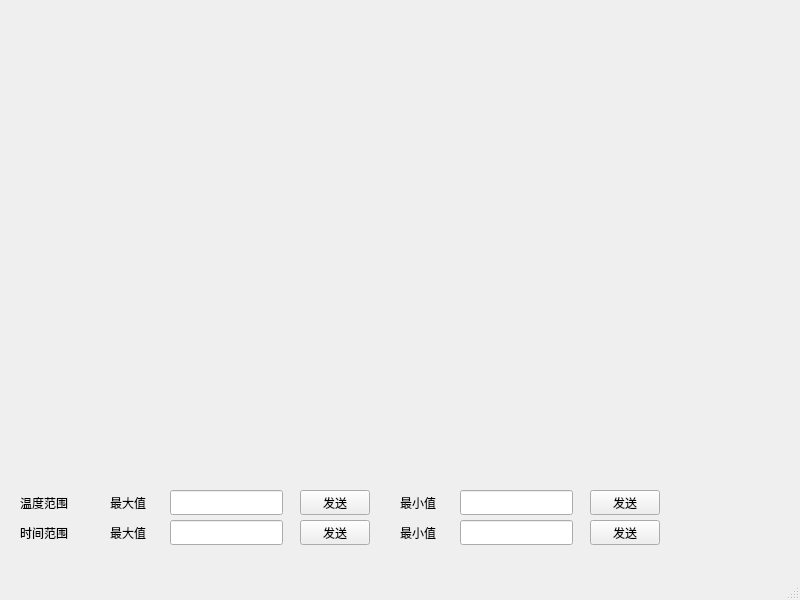
<?xml version="1.0" encoding="UTF-8"?>
<ui version="4.0">
 <class>TandRH</class>
 <widget class="QMainWindow" name="TandRH">
  <property name="geometry">
   <rect>
    <x>0</x>
    <y>0</y>
    <width>800</width>
    <height>600</height>
   </rect>
  </property>
  <property name="windowTitle">
   <string>MainWindow</string>
  </property>
  <widget class="QWidget" name="centralwidget">
   <widget class="QWidget" name="verticalLayoutWidget">
    <property name="geometry">
     <rect>
      <x>10</x>
      <y>50</y>
      <width>761</width>
      <height>421</height>
     </rect>
    </property>
    <layout class="QVBoxLayout" name="verticalLayout"/>
   </widget>
   <widget class="QLineEdit" name="linemaxY">
    <property name="geometry">
     <rect>
      <x>170</x>
      <y>490</y>
      <width>113</width>
      <height>25</height>
     </rect>
    </property>
   </widget>
   <widget class="QLabel" name="label_3">
    <property name="geometry">
     <rect>
      <x>110</x>
      <y>490</y>
      <width>50</width>
      <height>25</height>
     </rect>
    </property>
    <property name="text">
     <string>最大值</string>
    </property>
   </widget>
   <widget class="QPushButton" name="pushSendMaxY">
    <property name="geometry">
     <rect>
      <x>300</x>
      <y>490</y>
      <width>70</width>
      <height>25</height>
     </rect>
    </property>
    <property name="text">
     <string>发送</string>
    </property>
   </widget>
   <widget class="QLineEdit" name="lineminY">
    <property name="geometry">
     <rect>
      <x>460</x>
      <y>490</y>
      <width>113</width>
      <height>25</height>
     </rect>
    </property>
   </widget>
   <widget class="QLabel" name="label_4">
    <property name="geometry">
     <rect>
      <x>400</x>
      <y>490</y>
      <width>50</width>
      <height>25</height>
     </rect>
    </property>
    <property name="text">
     <string>最小值</string>
    </property>
   </widget>
   <widget class="QPushButton" name="pushSendMinY">
    <property name="geometry">
     <rect>
      <x>590</x>
      <y>490</y>
      <width>70</width>
      <height>25</height>
     </rect>
    </property>
    <property name="text">
     <string>发送</string>
    </property>
   </widget>
   <widget class="QLabel" name="label_5">
    <property name="geometry">
     <rect>
      <x>20</x>
      <y>490</y>
      <width>71</width>
      <height>25</height>
     </rect>
    </property>
    <property name="text">
     <string>温度范围</string>
    </property>
   </widget>
   <widget class="QLabel" name="label_6">
    <property name="geometry">
     <rect>
      <x>110</x>
      <y>520</y>
      <width>50</width>
      <height>25</height>
     </rect>
    </property>
    <property name="text">
     <string>最大值</string>
    </property>
   </widget>
   <widget class="QLineEdit" name="lineminX">
    <property name="geometry">
     <rect>
      <x>460</x>
      <y>520</y>
      <width>113</width>
      <height>25</height>
     </rect>
    </property>
   </widget>
   <widget class="QLineEdit" name="linemaxX">
    <property name="geometry">
     <rect>
      <x>170</x>
      <y>520</y>
      <width>113</width>
      <height>25</height>
     </rect>
    </property>
   </widget>
   <widget class="QPushButton" name="pushSendMaxX">
    <property name="geometry">
     <rect>
      <x>300</x>
      <y>520</y>
      <width>70</width>
      <height>25</height>
     </rect>
    </property>
    <property name="text">
     <string>发送</string>
    </property>
   </widget>
   <widget class="QLabel" name="label_7">
    <property name="geometry">
     <rect>
      <x>400</x>
      <y>520</y>
      <width>50</width>
      <height>25</height>
     </rect>
    </property>
    <property name="text">
     <string>最小值</string>
    </property>
   </widget>
   <widget class="QLabel" name="label_8">
    <property name="geometry">
     <rect>
      <x>20</x>
      <y>520</y>
      <width>71</width>
      <height>25</height>
     </rect>
    </property>
    <property name="text">
     <string>时间范围</string>
    </property>
   </widget>
   <widget class="QPushButton" name="pushSendMinX">
    <property name="geometry">
     <rect>
      <x>590</x>
      <y>520</y>
      <width>70</width>
      <height>25</height>
     </rect>
    </property>
    <property name="text">
     <string>发送</string>
    </property>
   </widget>
  </widget>
  <widget class="QMenuBar" name="menubar">
   <property name="geometry">
    <rect>
     <x>0</x>
     <y>0</y>
     <width>800</width>
     <height>26</height>
    </rect>
   </property>
  </widget>
  <widget class="QStatusBar" name="statusbar"/>
 </widget>
 <resources/>
 <connections/>
</ui>
